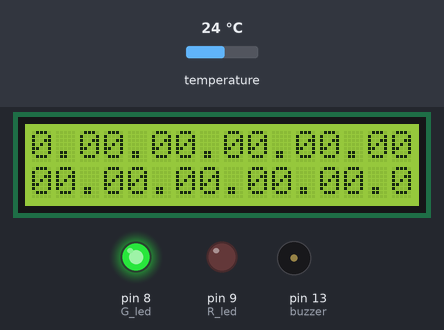
Bench run of a sketch on a simulated Arduino Uno, built with avr-gcc and run on an emulated ATmega328P. Parts: 16×2 character LCD, output pins drawn as LEDs (lit = HIGH), buzzer (waves = sounding, pin HIGH). Wiring (inferred from the names in the program): DS18B20 sensor: data A0. The test bench sets the inputs (shaded band); at power-on: temperature 24 °C. What the sketch prints to the serial monitor is not drawn.

Above: at 3.2 s.
3.3 s: temperature set to 37.4 °C
At 6.1 s:
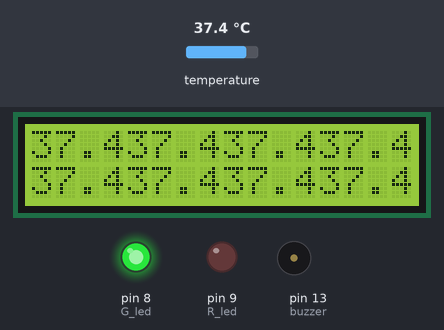
6.7 s: temperature set to 38.4 °C
At 11.1 s:
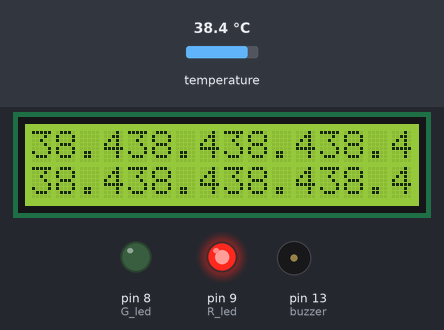
11.4 s: temperature set to 12 °C
At 12.1 s:
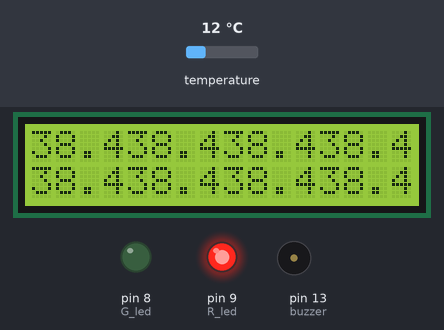
Timing chart, 0 to 14.8 s (numbered marks = the images above; inputs shaded):
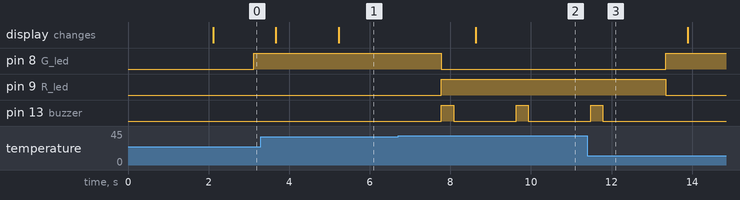

Measured:
- the behaviour switches between 37.7 and 37.8 °C on temperature (found by bisection; images 1 and 2)
- after the input at 3.3 s, the display: first differs from a run without the input after 1.9 s (image 1)
- after the input at 6.7 s, pin 8 (G_led): HIGH → LOW after 1.1 s; pin 9 (R_led): LOW → HIGH after 1.1 s; pin 13 (buzzer): alternates HIGH for 0.30 s and LOW for 1.6 s, starting after 1.1 s; the display: changes after 1.9 s (image 2)
- after the input at 11.4 s, pin 8 (G_led): LOW → HIGH after 1.9 s; pin 9 (R_led): HIGH → LOW after 1.9 s; pin 13 (buzzer): goes on until 11.8 s, then stays LOW

The sketch:

ds18b20.ino
```cpp
#include <LiquidCrystal.h> //Libraries
LiquidCrystal lcd(2, 3, 4, 5, 6, 7); //Arduino pins to lcd

#define DS18B20_PIN  A0 // for Arduino microcontroller

#define G_led 8
#define R_led 9
#define buzzer 13

int raw_temp;
float temp_c, temp_f;

void setup(){

pinMode(R_led,OUTPUT); // declare Red LED as output
pinMode(G_led,OUTPUT); // declare Green LED as output
pinMode(buzzer,OUTPUT); // declare Buzzer as output

lcd.begin(16, 2); // Configura lcd numero columnas y filas
lcd.clear();
lcd.setCursor (0,0);
lcd.print("   Welcome To   ");
lcd.setCursor (0,1);
lcd.print(" DS18B20 Sensor ");
delay(2000);
lcd.clear();
Serial.begin(9600);
}

void loop(){
lcd.setCursor(0,0);
lcd.print("  Temperature   ");
if(ds18b20_read(&raw_temp)) {
temp_c = (float)raw_temp / 16;     // Convert temperature raw value into degree Celsius (temp in °C = raw/16)
temp_f = (temp_c * 9.0)/ 5.0 + 32.0; //convert Celcius to Fahrenheit
Serial.print("  Temperature   ");
Serial.println(temp_c );
delay(1000);
//lcd.setCursor(0,1);
//lcd.print(temp_c, 1);
//lcd.write(0xdf); // to display °
//lcd.print("C   ");
//
//lcd.setCursor(9,1);
//lcd.print(temp_f,1);
//lcd.write(0xdf);
//lcd.print("F  ");
}else{
//lcd.setCursor(0, 1);
//lcd.print("     Error!     ");
}

if(temp_f>100){
digitalWrite(buzzer, HIGH);
digitalWrite(G_led, LOW); // Turn LED off.
digitalWrite(R_led, HIGH);  // Turn LED on.
delay(300);
}else{
digitalWrite(G_led, HIGH); // Turn LED on.
digitalWrite(R_led, LOW);  // Turn LED off.
}

digitalWrite(buzzer, LOW);
delay(500);
}

bool ds18b20_start(){bool ret = 0;
  digitalWrite(DS18B20_PIN, LOW);     // Send reset pulse to the DS18B20 sensor
  pinMode(DS18B20_PIN, OUTPUT);
  delayMicroseconds(500);             // Wait 500 us
  pinMode(DS18B20_PIN, INPUT);
  delayMicroseconds(100);             //wait to read the DS18B20 sensor response
  if (!digitalRead(DS18B20_PIN)) {
    ret = 1;                          // DS18B20 sensor is present
    delayMicroseconds(400);           // Wait 400 us
  }
  return(ret);
}

void ds18b20_write_bit(bool value){
  lcd.print(temp_c, 1);
  digitalWrite(DS18B20_PIN, LOW);
  pinMode(DS18B20_PIN, OUTPUT);
  delayMicroseconds(2);
  digitalWrite(DS18B20_PIN, value);
  delayMicroseconds(80);
  pinMode(DS18B20_PIN, INPUT);
  delayMicroseconds(2);
}

void ds18b20_write_byte(byte value){
  byte i;
  for(i = 0; i < 8; i++)
    ds18b20_write_bit(bitRead(value, i));
}

bool ds18b20_read_bit(void) {
  lcd.print(temp_c, 1);
  bool value;
  digitalWrite(DS18B20_PIN, LOW);
  pinMode(DS18B20_PIN, OUTPUT);
  delayMicroseconds(2);
  pinMode(DS18B20_PIN, INPUT);
  delayMicroseconds(5);
  value = digitalRead(DS18B20_PIN);
  delayMicroseconds(100);
  return value;
}

byte ds18b20_read_byte(void) {
  byte i, value;
  for(i = 0; i  <8; i++)
    bitWrite(value, i, ds18b20_read_bit());
  return value;
}

bool ds18b20_read(int *raw_temp_value) {
  if (!ds18b20_start())                     // Send start pulse
    return(0);                              // Return 0 if error
  ds18b20_write_byte(0xCC);                 // Send skip ROM command
  ds18b20_write_byte(0x44);                 // Send start conversion command
  while(ds18b20_read_byte() == 0);          // Wait for conversion complete
  if (!ds18b20_start())                     // Send start pulse
    return(0);                              // Return 0 if error
  ds18b20_write_byte(0xCC);                 // Send skip ROM command
  ds18b20_write_byte(0xBE);                 // Send read command
  *raw_temp_value = ds18b20_read_byte();    // Read temperature LSB byte and store it on raw_temp_value LSB byte
  *raw_temp_value |= (unsigned int)(ds18b20_read_byte() << 8);     // Read temperature MSB byte and store it on raw_temp_value MSB byte
  return(1);                                // OK --> return 1
}
```
